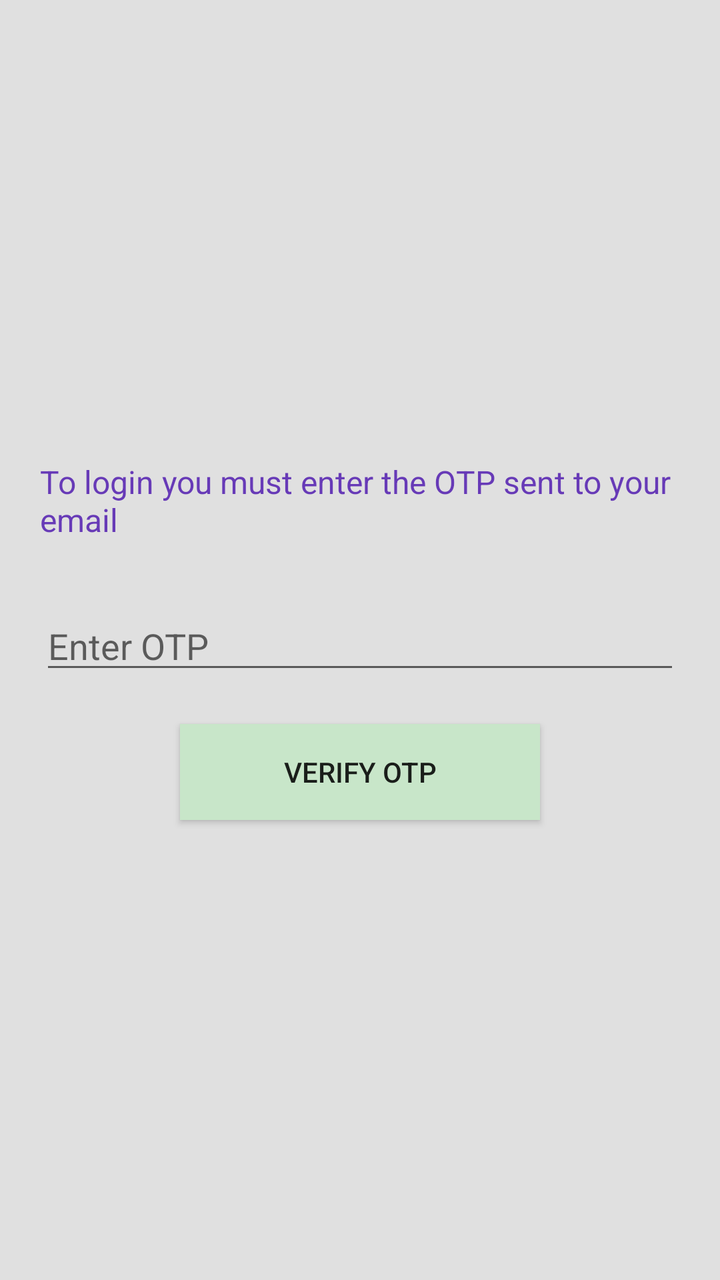
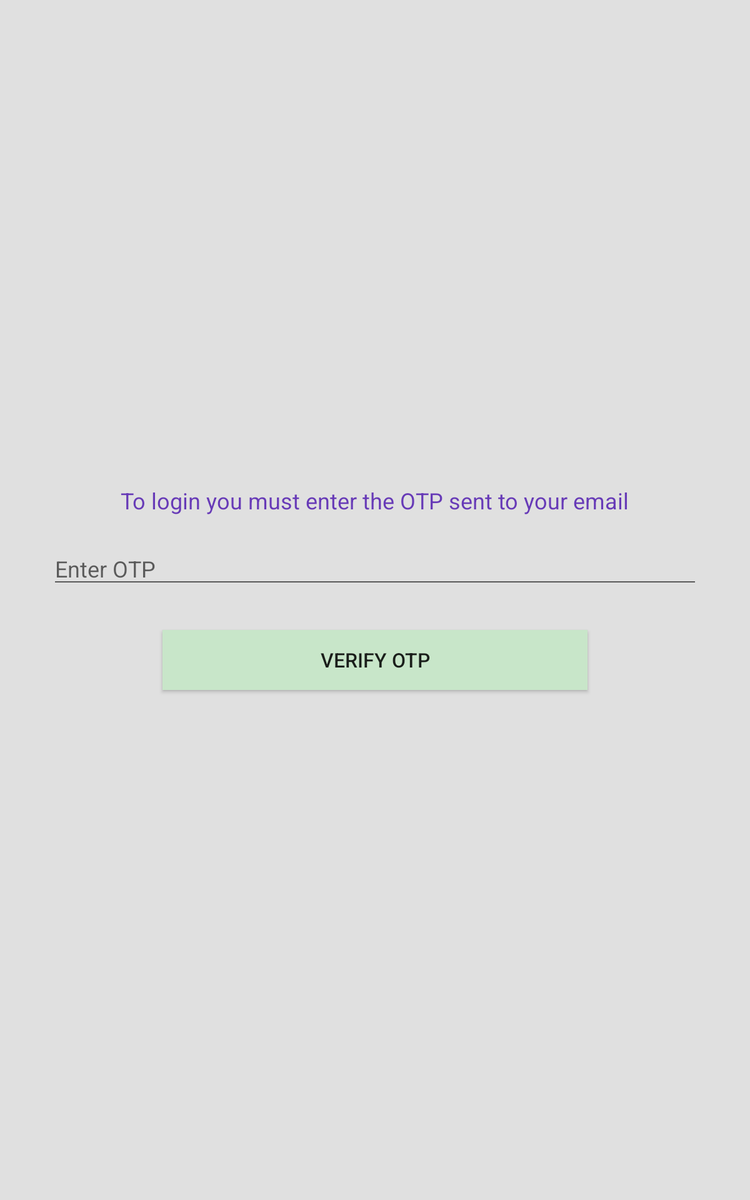

First picture: res/layout/ on a phone held upright. Second picture: the repository's own variant of that layout, on a device whose configuration matches the variant's folder. Source for both follows.
<!-- AndroidManifest.xml: application theme AppTheme -->
<!-- res/layout/activity_otp_verification.xml -->
<LinearLayout xmlns:android="http://schemas.android.com/apk/res/android"
    android:layout_width="match_parent"
    android:layout_height="match_parent"
    android:gravity="center"
    android:orientation="vertical"
    android:padding="20dp"
    android:background="@color/gray_light">
    <TextView
        android:layout_width="wrap_content"
        android:layout_height="wrap_content"
        android:textColor="@color/deep_purple"
        android:text="To login you must enter the OTP sent to your email"
        android:textSize="16sp" />
    <EditText
        android:id="@+id/editText_otp"
        android:layout_marginTop="30dp"
        android:layout_width="match_parent"
        android:layout_height="wrap_content"
        android:hint="Enter OTP"
        android:inputType="number" />
    <Button
        android:id="@+id/button_verify_otp"
        android:layout_width="match_parent"
        android:layout_height="wrap_content"
        android:layout_marginLeft="70dp"
        android:layout_marginRight="70dp"
        android:background="@color/pastel_green"
        android:text="Verify OTP"
        android:layout_marginTop="20dp" />
    <ProgressBar
        android:layout_width="wrap_content"
        android:layout_height="wrap_content"
        android:id="@+id/progressBar"
        android:layout_centerHorizontal="true"
        android:layout_centerVertical="true"
        android:elevation="10dp"
        android:visibility="gone"/>
</LinearLayout>
<!-- resources referenced by this layout -->
<resources>
  <color name="deep_purple">#673AB7</color>
  <color name="gray_light">#E0E0E0</color>
  <color name="pastel_green">#C8E6C9</color>
  <style name="AppTheme" parent="Theme.AppCompat.Light.DarkActionBar">
  
          </style>
</resources>
<!-- res/layout-sw600dp/activity_otp_verification.xml (the repository's variant of the layout above) -->
<!-- drawn on a 7-inch tablet held upright -->
<LinearLayout xmlns:android="http://schemas.android.com/apk/res/android"
    android:layout_width="match_parent"
    android:layout_height="match_parent"
    android:gravity="center"
    android:orientation="vertical"
    android:padding="40dp"
    android:background="@color/gray_light">

    <TextView
        android:layout_width="wrap_content"
        android:layout_height="wrap_content"
        android:textColor="@color/deep_purple"
        android:text="To login you must enter the OTP sent to your email"
        android:textSize="18sp"
        android:layout_marginBottom="20dp" />

    <EditText
        android:id="@+id/editText_otp"
        android:layout_width="match_parent"
        android:layout_height="wrap_content"
        android:hint="Enter OTP"
        android:inputType="number"
        android:layout_marginBottom="30dp" />

    <Button
        android:id="@+id/button_verify_otp"
        android:layout_width="match_parent"
        android:layout_height="wrap_content"
        android:background="@color/pastel_green"
        android:text="Verify OTP"
        android:textSize="16sp"
        android:layout_marginLeft="90dp"
        android:layout_marginRight="90dp"
        android:layout_marginBottom="20dp" />

    <ProgressBar
        android:layout_width="wrap_content"
        android:layout_height="wrap_content"
        android:id="@+id/progressBar"
        android:layout_gravity="center"
        android:elevation="10dp"
        android:visibility="gone" />
</LinearLayout>
